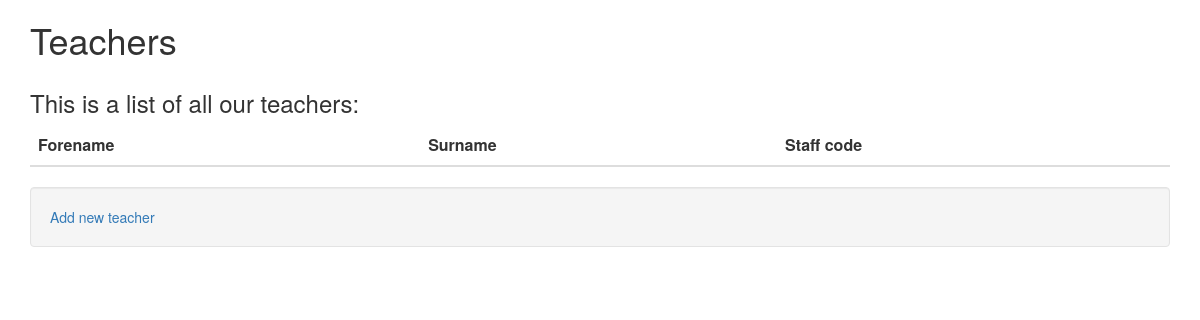
Before: /school/teachers/ with the older database file.
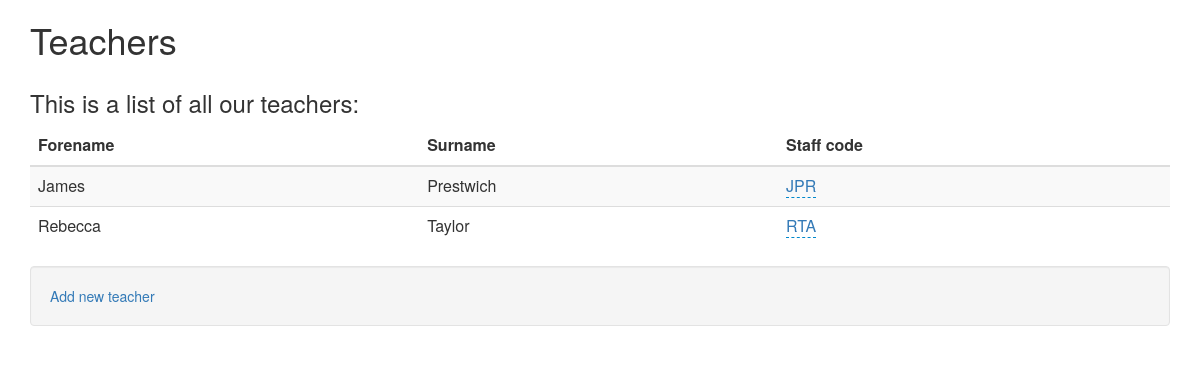
After: the same page with the newer database file.
### school/models.py (models this page shows, shortened)
class Teacher(models.Model):
    TITLES = (
        ('Miss', 'Miss'),
        ('Mrs', 'Mrs'),
        ('Ms', 'Ms'),
        ('Mr', 'Mr'),
        ('Dr', 'Dr'),
    )
    user = models.OneToOneField(User, on_delete=models.CASCADE, unique=True)
    title = models.CharField(max_length=20, choices=TITLES, blank=True)
    staffcode = models.CharField(max_length=10, blank=True)

### school/views.py (the view)
# urls.py: path('teachers/', views.teachers),
def teachers(request):
    teachers = Teacher.objects.order_by('user__last_name')
    return render(request, 'school/teachers.html', {'teachers': teachers})

### school/templates/school/teachers.html (shortened to what this page needs)
{% extends 'tracker/base.html' %}
{% block content %}
        <div class="container">
                <h1>Teachers</h1>
        </div>
        <div class="container">
                <h3>This is a list of all our teachers:</h3>
                <table class="table table-striped">
                    <thead>
                        <tr>
                            <th>Forename</th>
                            <th>Surname</th>
                            <th>Staff code</th>
                        </tr>
                    </thead>
                        {% for teacher in teachers%}
                        <tr>
                            <td>{{teacher.user.first_name}}</td>
                            <td>{{teacher.user.last_name}}</td>
                            <td><a href="teachers/{{teacher.pk}}" class="xeditable" id="staffcode" data-type="text" data-pk="{{teacher.pk}}" data-url="/post" data-title="Enter staff code">{{teacher.staffcode}}</a></td>
                        </tr>
                        {% endfor %}
                </table>
            <div class="well">
                <a href="{% url 'new_teacher' %}">Add new teacher</a>
            </div>
        </div>
{% endblock %}

Changed rows visible on the page:
added Teacher: user.first_name "James", user.last_name "Prestwich", staffcode "JPR"
added Teacher: user.first_name "Rebecca", user.last_name "Taylor", staffcode "RTA"
